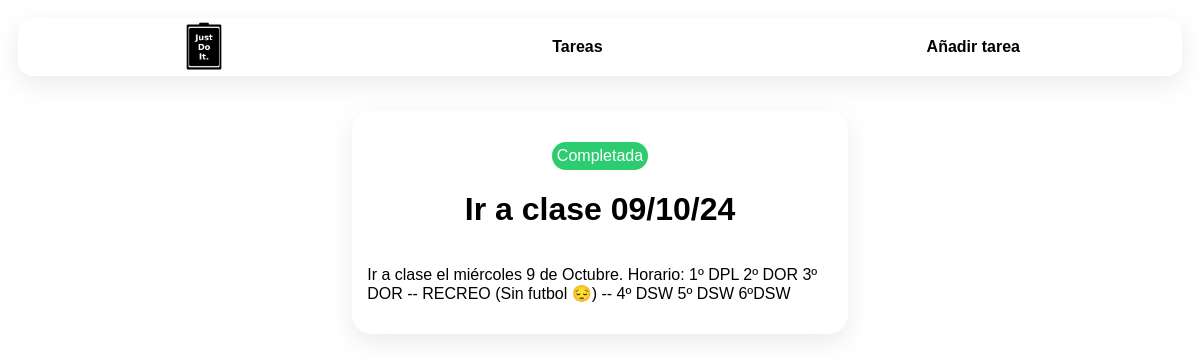
The page /home/tasks/ir_a_clase_09_10_24/ on the database its author committed.
### justdoit/models.py (models this page shows, shortened)
class ToDo(models.Model):
    name = models.CharField(max_length=100)
    slug = models.SlugField(max_length=120, unique=True)
    description = models.TextField()
    done = models.BooleanField(default=False)
    created_at = models.DateTimeField(auto_now_add=True)
    updated_at = models.DateTimeField(auto_now=True)

### justdoit/views.py (the view)
# urls.py: path('tasks/<task_slug>/', views.task_detail, name='task_detail'),
def task_detail(request, task_slug: str):
    task = ToDo.objects.get(slug=task_slug)
    return render(request, 'justdoit/tasks/detail.html', dict(task=task))

### justdoit/templates/justdoit/tasks/detail.html (shortened to what this page needs)
{% load static %}
<!DOCTYPE html>
<html lang="en">
<head>
  <link rel="stylesheet" href="{% static 'justdoit/detail.css' %}">
  <link rel="stylesheet" href="{% static 'justdoit/nav.css' %}">
</head>
{% block body %}
  <header>
    <img width="5%" src="{% static 'assets/logo.png' %}">
    <a class="link_bttn" href="{% url 'justdoit:task_list' %}" target="_blank">Tareas</a>
    <a class="link_bttn" href="{% url 'justdoit:add_task' %}" target="_blank">Añadir tarea</a>
  </header>
  {% if task.done %}
    <div class="task done">
      <p class="task_status dn">Completada</p>
      <h1>{{ task.name }}</h1>
      <p>{{ task.description }}</p>
    </div>
  {% else %}
    <div class="task pending">
      <p class="task_status pnd">Pendiente</p>
      <h1>{{ task.name }}</h1>
      <p>{{ task.description }}</p>
    </div>
  {% endif %}
{% endblock body %}

### justdoit/static/justdoit/detail.css (style rules this page uses)
.task { display: flex; flex-direction: column; align-items: center; max-width: 40%; background-color: white; border-radius: 20px; padding: 15px; box-shadow: rgba(149, 157, 165, 0.2) 0px 8px 24px; font-family: Impact, Haettenschweiler, "Arial Narrow Bold", sans-serif; }
.task_status { color: white; padding: 5px; border-radius: 15px; margin-bottom: 0px; }
.dn { background-color: #2ecc71; }

### justdoit/static/justdoit/nav.css (style rules this page uses)
header { display: flex; justify-content: space-around; align-items: center; background-color: white; margin: 0 auto; border-radius: 15px; transition: 0.6s; box-shadow: rgba(149, 157, 165, 0.2) 0px 8px 24px; margin-bottom: 35px; }
a { text-decoration: none; font-family: Impact, Haettenschweiler, "Arial Narrow Bold", sans-serif; color: black; font-weight: bold; }
.link_bttn { padding: 5px; border-radius: 15px; transition: 0.3s; }

### rows shown on the page
ToDo: name "Ir a clase 09/10/24", description "Ir a clase el miércoles 9 de Octubre. Horario: 1º DPL 2º DOR 3º DOR -- RECREO (Sin futbol 😔) -- 4º DSW 5º DSW 6ºDSW"
